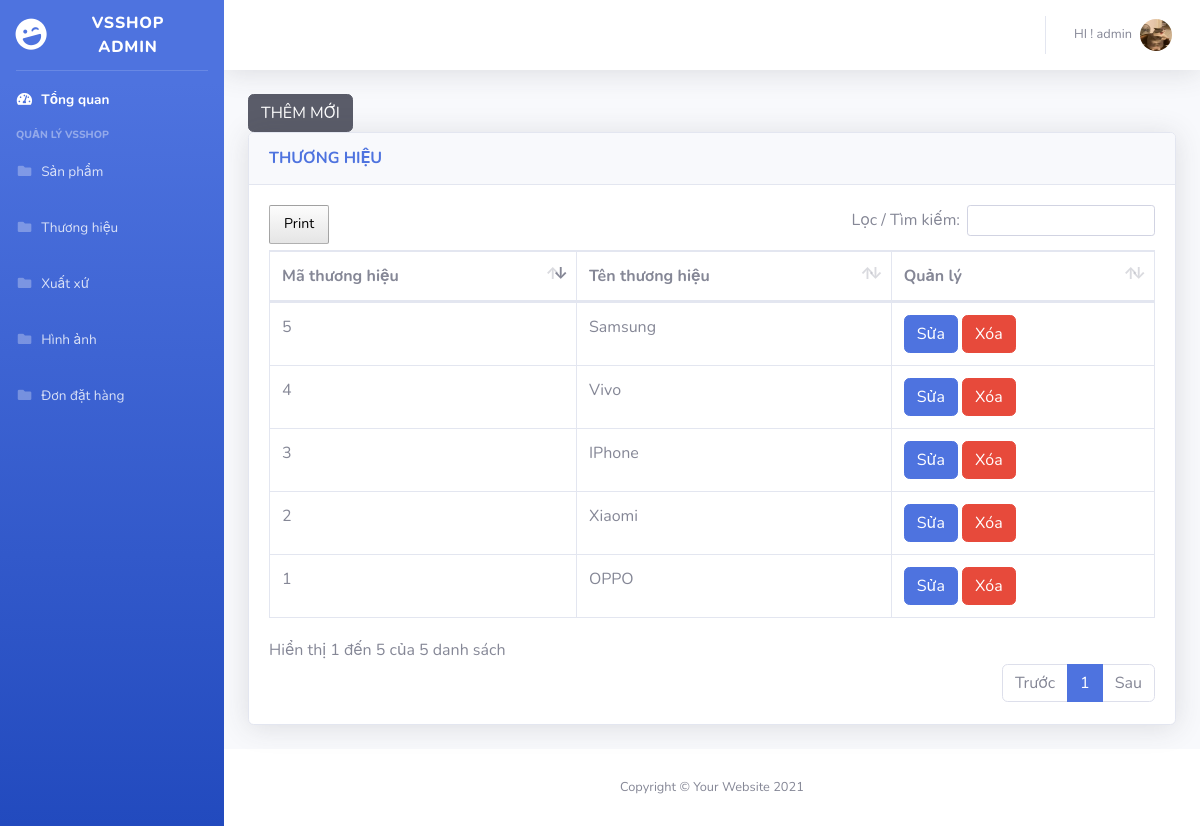
The page /backend/thuonghieu/index.php (signed in) on the database its author committed.
### tables this page shows
CREATE TABLE `thuonghieu` (
  `th_id` int(11) NOT NULL,
  `th_ten` varchar(255) NOT NULL
);

### backend/thuonghieu/index.php (the view, shortened to what this page needs)
<!DOCTYPE html>
<html lang="en">
<head>
	<?php include_once __DIR__.'/../layouts/style.php';?>
</head>
<body id="page-top">
	<?php
		include_once __DIR__.'/../../dbconnect.php';
		$sql = <<<EOT
					 SELECT * FROM `thuonghieu`;
		EOT;
		$result = mysqli_query($conn, $sql);
		$data = [];
			while ($row = mysqli_fetch_array($result, MYSQLI_ASSOC)) {
				$data[] = array(
					'th_id' => $row['th_id'],
					'th_ten' => $row['th_ten']
				);
			}
	?>
	<div id="wrapper">
		<?php include_once __DIR__.'/../layouts/partials/sidebar.php';?>
		<div id="content-wrapper" class="d-flex flex-column">
			<div id="content">
				<?php include_once __DIR__.'/../layouts/partials/header.php';?>
				 <div class="container-fluid">
				 <a href="create.php"><button type="button" class="btn btn-dark">THÊM MỚI</button></a>
					<div class="card shadow mb-4">
						<div class="card-header py-3">
							<h6 class="m-0 font-weight-bold text-primary">THƯƠNG HIỆU</h6>
						</div>
						<div class="card-body">
							<div class="table-responsive">
								<table class="table table-bordered" id="dataTable" width="100%" cellspacing="0">
									<thead>
										<tr>
											<th>Mã thương hiệu</th>
											<th>Tên thương hiệu</th>
											<th>Quản lý</th>
										</tr>
									</thead>
									<tbody>
									<?php foreach($data as $th): ?>
										<tr>
											<td><?= $th['th_id']; ?></td>
											<td><?= $th['th_ten']; ?></td>
											<td>
												<a href="edit.php?id=<?=$th['th_id']; ?>"><button type="button" class="btn btn-primary">Sửa</button><a>
												<a onclick="return confirm('Bạn có chắc là muốn xóa thương hiệu này không ?')" href="delete.php?id=<?=$th['th_id']; ?>"><button type="button" class="btn btn-danger">Xóa</button></a>
											</td>
										</tr>
									<?php endforeach; ?>
									</tbody>
								</table>
							</div>
						</div>
					</div>
				</div>
			</div>
			<?php include_once __DIR__.'/../layouts/partials/footer.php';?>
		</div>
	</div>
</body>
</html>

### rows shown on the page
thuonghieu: th_id "1", th_ten "OPPO"
thuonghieu: th_id "2", th_ten "Xiaomi"
thuonghieu: th_id "3", th_ten "IPhone"
thuonghieu: th_id "4", th_ten "Vivo"
thuonghieu: th_id "5", th_ten "Samsung"

### other values the page prints
$_SESSION['kh_tendangnhap_logged'] "admin"
